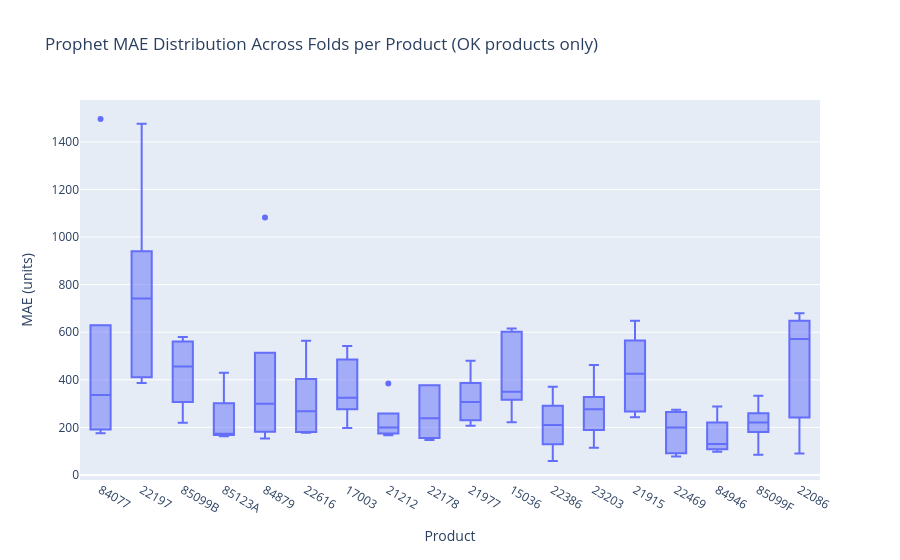

Notebook source saved alongside this figure:
### Code cell
fig = px.box(
    folds_ok,
    x='StockCode',
    y='Prophet_MAE',
    title='Prophet MAE Distribution Across Folds per Product (OK products only)',
    labels={'Prophet_MAE': 'MAE (units)', 'StockCode': 'Product'}
)
fig.show()

### Figure 1 — Plotly figure (JSON) as saved in the notebook; plotly's stock layout.template omitted (floating-point values rounded to 4 significant figures)
{"data": [{"alignmentgroup": "True", "hovertemplate": "Product=%{x}<br>MAE (units)=%{y}<extra></extra>", "legendgroup": "", "marker": {"color": "#636efa"}, "name": "", "notched": false, "offsetgroup": "", "orientation": "v", "showlegend": false, "type": "box", "x": ["84077", "84077", "84077", "84077", "84077", "22197", "22197", "22197", "22197", "22197", "85099B", "85099B", "85099B", "85099B", "85099B", "85123A", "85123A", "85123A", "85123A", "85123A", "84879", "84879", "84879", "84879", "84879", "22616", "22616", "22616", "22616", "22616", "17003", "17003", "17003", "17003", "17003", "21212", "21212", "21212", "21212", "21212", "22178", "22178", "22178", "22178", "22178", "21977", "21977", "21977", "21977", "21977", "15036", "15036", "15036", "15036", "15036", "22386", "22386", "22386", "22386", "22386", "23203", "23203", "23203", "23203", "23203", "21915", "21915", "21915", "21915", "21915", "22469", "22469", "22469", "22469", "22469", "84946", "84946", "84946", "84946", "84946", "85099F", "85099F", "85099F", "85099F", "85099F", "22086", "22086", "22086", "22086", "22086"], "x0": " ", "xaxis": "x", "y": [340.5, 336.0, 174.9, 1496.0, 196.5, 741.5, 419.0, 386.3, 761.0, 1477.0, 219.1, 336.0, 580.0, 554.8, 455.5, 172.9, 162.5, 170.0, 429.5, 258.9, 1083.0, 323.7, 190.6, 299.0, 153.1, 564.6, 177.9, 182.2, 267.6, 350.1, 466.6, 302.2, 324.5, 541.9, 197.0, 384.8, 216.4, 176.8, 199.2, 167.1, 238.4, 157.8, 376.9, 376.7, 146.7, 306.5, 207.0, 355.7, 480.0, 237.6, 597.0, 616.1, 350.0, 348.0, 221.4, 58.75, 152.2, 371.3, 210.0, 264.5, 276.1, 114.7, 214.1, 461.9, 283.2, 275.0, 243.0, 425.8, 648.6, 536.9, 77.43, 96.29, 274.3, 262.0, 199.8, 198.2, 129.9, 111.7, 288.2, 97.55, 84.59, 221.1, 332.8, 213.1, 235.4, 90.25, 292.5, 571.3, 638.0, 679.7], "y0": " ", "yaxis": "y"}], "layout": {"boxmode": "group", "legend": {"tracegroupgap": 0}, "title": {"text": "Prophet MAE Distribution Across Folds per Product (OK products only)"}, "xaxis": {"anchor": "y", "domain": [0, 1], "title": {"text": "Product"}}, "yaxis": {"anchor": "x", "domain": [0, 1], "title": {"text": "MAE (units)"}}}}
